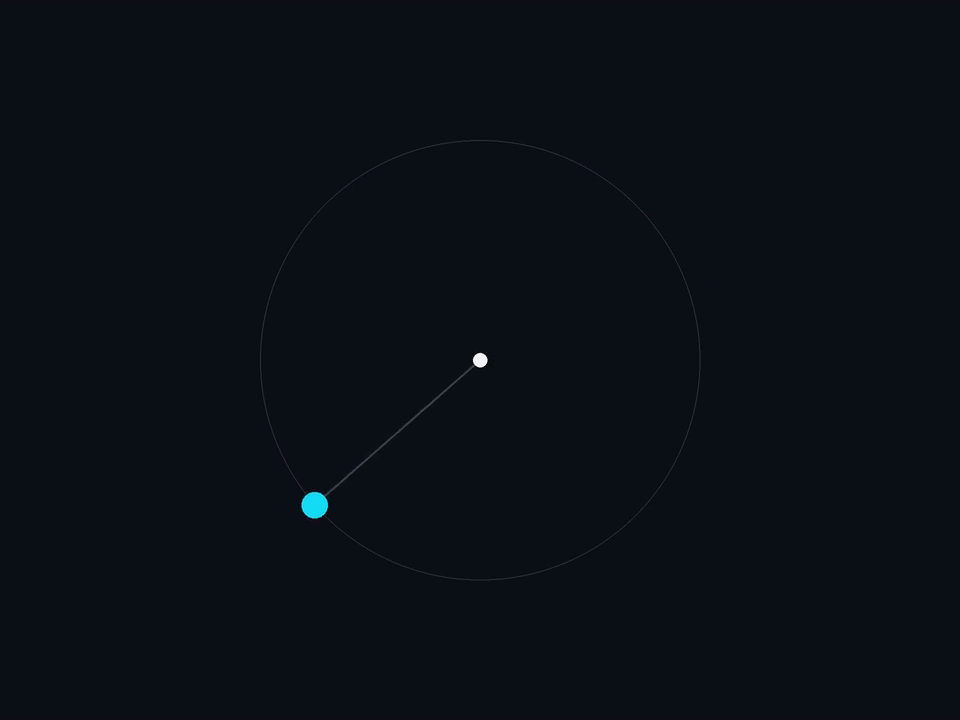
//> input picture frame 144 of Task2/resources/task_2.mp4, 960 x 720 px
$ ./Task2   (built with g++ and OpenCV 4)
//> lines starting //> are read from the running program, lines starting //| are printed output that depends on the picture; after the words box and inside, x2 and y2 are one past the last pixel; in counts of white or black regions, pixels touching at a corner belong together
#include <opencv2/opencv.hpp>
#include <iostream>
#include <vector>
#include <fstream>
#include <cmath>

using namespace cv;
using namespace std;

int main(){
    VideoCapture cap("resources/task_2.mp4");
    if(!cap.isOpened()){
        cout << "无法打开视频！" << endl;
        return -1;
    }

    //视频参数
    double fps = 60.0;
    int width = 960;
    int height = 720;
    int total = 1440;
    double cx =480.0;
    double cy = 360.0;
    double radius = 220.0;

    Mat frame;
    int frame_count = 0;

    // 创建视频写入对象
    VideoWriter writer("result/task2_fit/tracking_overlay.mp4",
                        VideoWriter::fourcc('m', 'p', '4', 'v'),
                        fps, Size(width, height));
    if (!writer.isOpened()) {
        cout << "无法创建输出视频！" << endl;
        return -1;
    }

    vector<double> angles;
    vector<double> frame_ids;
    double prev_angle = 0.0;

    while (cap.read(frame)) {
//> frame is the input picture: 720 rows x 960 cols, CV_8UC3; mean B, G, R 21.3, 15.3, 10.2
        // ========== 青色小球识别 ==========
        // 1. 转 HSV
        Mat hsv;
        cvtColor(frame, hsv, COLOR_BGR2HSV);
//> hsv: 720 rows x 960 cols, CV_8UC3; mean H, S, V 106.1, 133.7, 21.3

        // 2. 青色掩膜（范围先按这个试）
        Mat mask;
        inRange(hsv, Scalar(85, 100, 100), Scalar(115, 255, 255), mask);
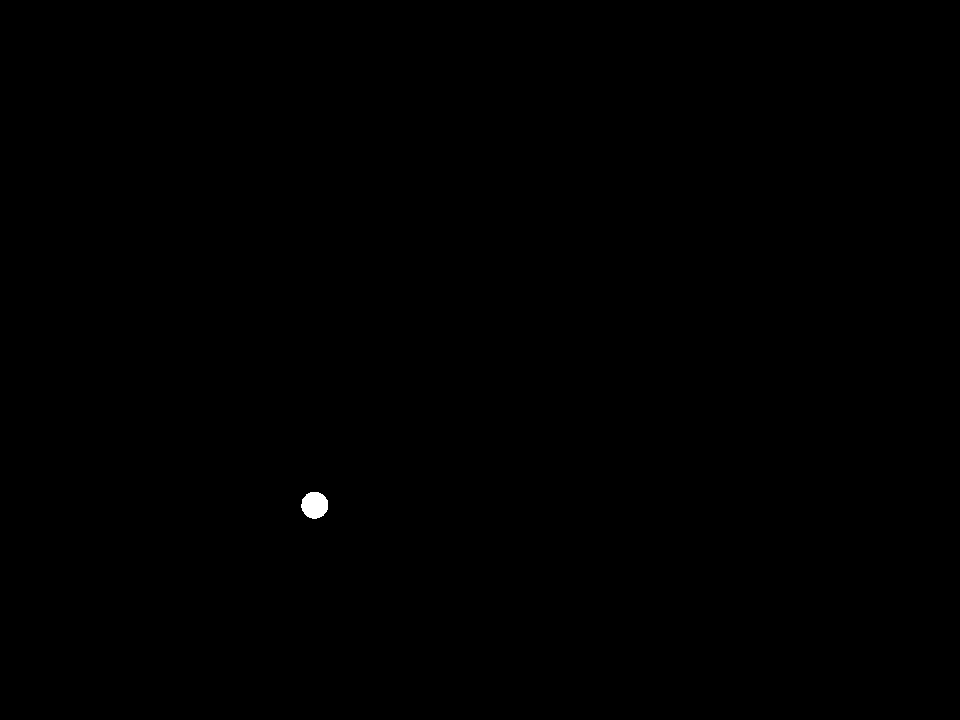
//> mask: 720 rows x 960 cols, CV_8UC1; 0.08% white; 1 white region, box (x1, y1, x2, y2) and area: (301, 492, 328, 519) 571

        // 3. 形态学去噪
        Mat kernel = getStructuringElement(MORPH_RECT, Size(5, 5));
        morphologyEx(mask, mask, MORPH_OPEN, kernel);
//> mask: 720 rows x 960 cols, CV_8UC1; 0.08% white; 1 white region
        morphologyEx(mask, mask, MORPH_CLOSE, kernel);

        // 4. 找轮廓
        vector<vector<Point>> contours;
        findContours(mask.clone(), contours, RETR_EXTERNAL, CHAIN_APPROX_SIMPLE);
//> contours = 1 contour; box (x1, y1, x2, y2) and area: (302, 492, 328, 519) 528

        // 5. 取面积最大的轮廓（青色小球）
        if (!contours.empty()) {
            int max_idx = 0;
            double max_area = 0;
            for (size_t i = 0; i < contours.size(); i++) {
                double area = contourArea(contours[i]);
                if (area > max_area) {
                max_area = area;
                max_idx = (int)i;
                }
            }
//> this loop made 1 pass
//> (area, max_area) on pass 1: (528.5, 528.5)
//> after the loop, max_area = 528.5; max_idx = 0

            // 6. 用矩算重心
            Moments m = moments(contours[max_idx]);
//> m = moments, m00 528.5, centre m10/m00, m01/m00 = (314.3, 504.8)
            if (m.m00 > 0) {
                double x = m.m10 / m.m00;
//> x = 314.3
                double y = m.m01 / m.m00;
//> y = 504.8

                // 7. 画标记
                circle(frame, Point((int)x, (int)y), 5, Scalar(0, 0, 255), -1);      // 小球
//> frame: 720 rows x 960 cols, CV_8UC3; 81 pixels changed, all inside (x1, y1, x2, y2) = (309, 499, 320, 510)
                circle(frame, Point((int)cx, (int)cy), 4, Scalar(255, 255, 255), -1); // 旋转中心
//> frame: 720 rows x 960 cols, CV_8UC3; mean B, G, R 21.3, 15.3, 10.2
                circle(frame, Point((int)cx, (int)cy), (int)radius, Scalar(255, 255, 255), 1); // 轨迹圆
                line(frame, Point((int)cx, (int)cy), Point((int)x, (int)y), Scalar(0, 255, 0), 2);

                // 8. 终端打印坐标
                cout << "Frame " << frame_count << " 中心: (" << x << ", " << y << ")" << endl;
//| Frame 0 中心: (314.34, 504.766)

                // 9. 计算角度
                double angle = atan2(cy - y, x - cx);
//> angle = -2.42

                // 10.角度展开
                if (frame_count > 0) {
                    double diff = angle - prev_angle;
                    if (diff > M_PI) {
                        angle -= 2 * M_PI;
                    }
                    if (diff < -M_PI) {
                        angle += 2 * M_PI;
                    }
                    prev_angle = angle;
                }
                // 11.保存
                angles.push_back(angle);
//> angles = [-2.42]
                frame_ids.push_back(frame_count);

                // 12. 在画面上显示角度
                putText(frame, "Angle: " + to_string(angle), Point(50, 50), FONT_HERSHEY_SIMPLEX, 1, Scalar(0, 255, 255), 2);
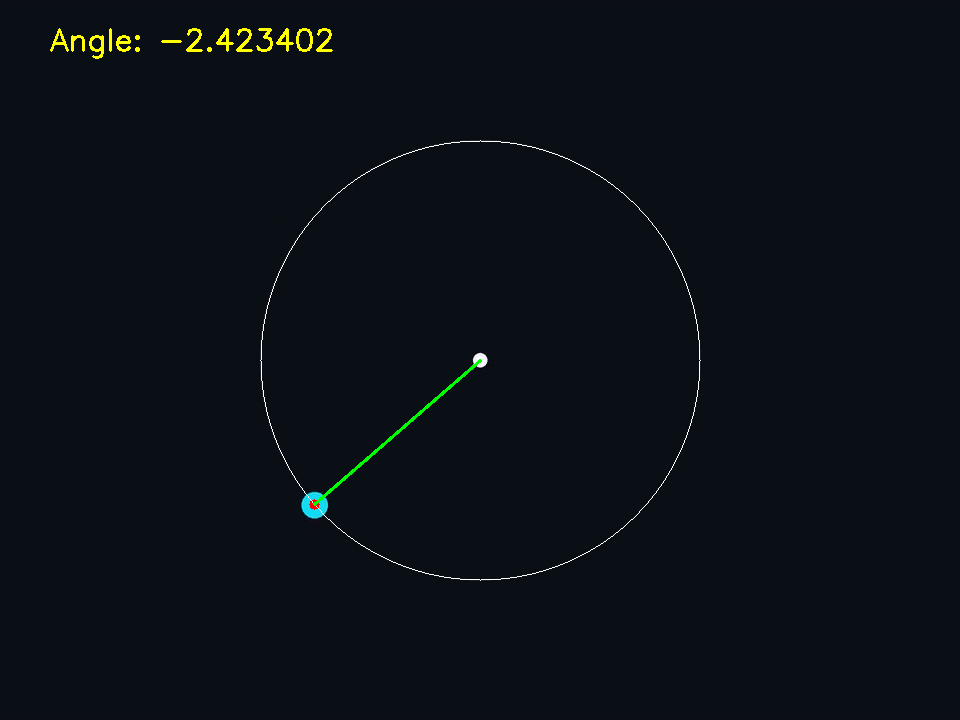
//> frame: 720 rows x 960 cols, CV_8UC3; mean B, G, R 21.5, 16.5, 11.2

            }
        }


        // ========== 显示 ==========
        imshow("Mask", mask);
        imshow("Tracking", frame);
        writer.write(frame);
        char key = waitKey(1);
//> the Esc key is pressed
        if(key == 27){
            break;
        }
        frame_count++;
    }

    // 保存角度到 CSV
    ofstream out("result/angles.csv");
    out << "frame,angle\n";
    for (size_t i = 0; i < angles.size(); i++) {
        out << frame_ids[i] << "," << angles[i] << "\n";
    }
//> this loop made 1 pass
    out.close();
    writer.release();
    cout << "角度已保存到 result/angles.csv" << endl;


    return 0;
}

$ run again, starting later in the video
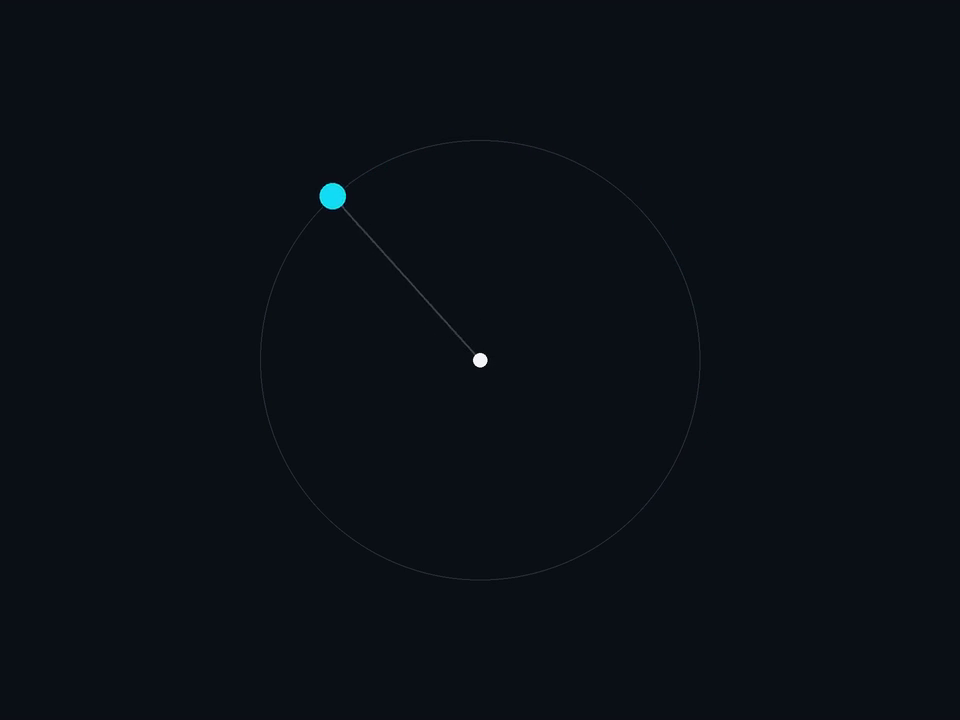
//> input picture frame 648 of Task2/resources/task_2.mp4, 960 x 720 px
//> frame is the input picture: 720 rows x 960 cols, CV_8UC3; mean B, G, R 21.3, 15.3, 10.2
//> hsv: 720 rows x 960 cols, CV_8UC3; mean H, S, V 106.1, 133.7, 21.3
//> contours = 1 contour; box (x1, y1, x2, y2) and area: (320, 183, 346, 210) 529
//> the loop `for (size_t i = 0; i < contours.size(); i++)` made 1 pass
//> (area, max_area) on pass 1: (529, 529)
//> after the loop `for (size_t i = 0; i < contours.size(); i++)`: max_area = 529; max_idx = 0
//> m = moments, m00 529, centre m10/m00, m01/m00 = (332.3, 195.9)
//> x = 332.3
//> y = 195.9
//| Frame 0 中心: (332.335, 195.863)
//> angle = 2.3
//> angles = [2.3]
//> `putText(frame, "Angle: " + to_string(angle), Point(50, 50), FONT_HERSH..`:
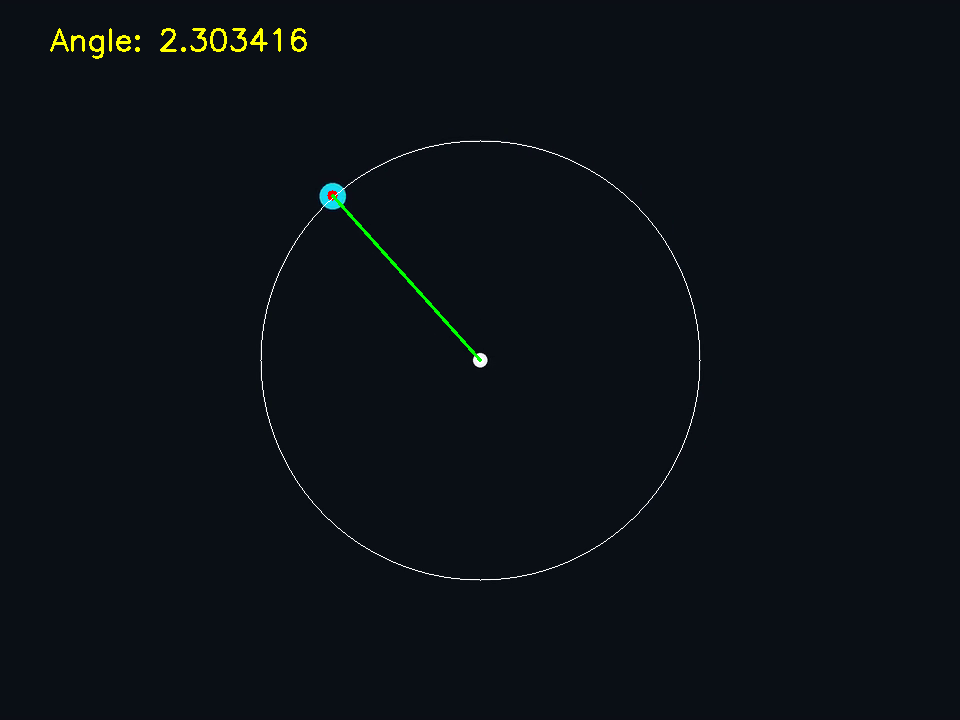
//> frame: 720 rows x 960 cols, CV_8UC3; mean B, G, R 21.6, 16.5, 11.2
//> the loop `for (size_t i = 0; i < angles.size(); i++)` made 1 pass

$ run again, starting later in the video
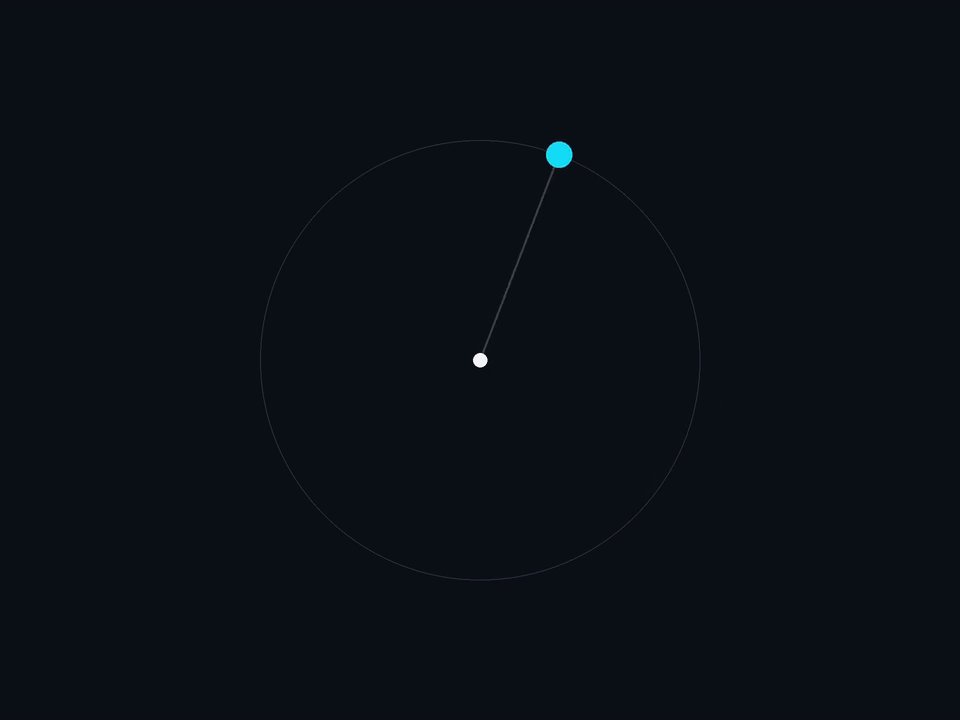
//> input picture frame 1152 of Task2/resources/task_2.mp4, 960 x 720 px
//> frame is the input picture: 720 rows x 960 cols, CV_8UC3; mean B, G, R 21.3, 15.3, 10.2
//> hsv: 720 rows x 960 cols, CV_8UC3; mean H, S, V 106.1, 133.7, 21.3
//> contours = 1 contour; box (x1, y1, x2, y2) and area: (546, 141, 572, 168) 526
//> the loop `for (size_t i = 0; i < contours.size(); i++)` made 1 pass
//> (area, max_area) on pass 1: (526.5, 526.5)
//> after the loop `for (size_t i = 0; i < contours.size(); i++)`: max_area = 526.5; max_idx = 0
//> m = moments, m00 526.5, centre m10/m00, m01/m00 = (558.7, 154.2)
//> x = 558.7
//> y = 154.2
//| Frame 0 中心: (558.669, 154.231)
//> angle = 1.21
//> angles = [1.21]
//> `putText(frame, "Angle: " + to_string(angle), Point(50, 50), FONT_HERSH..`:
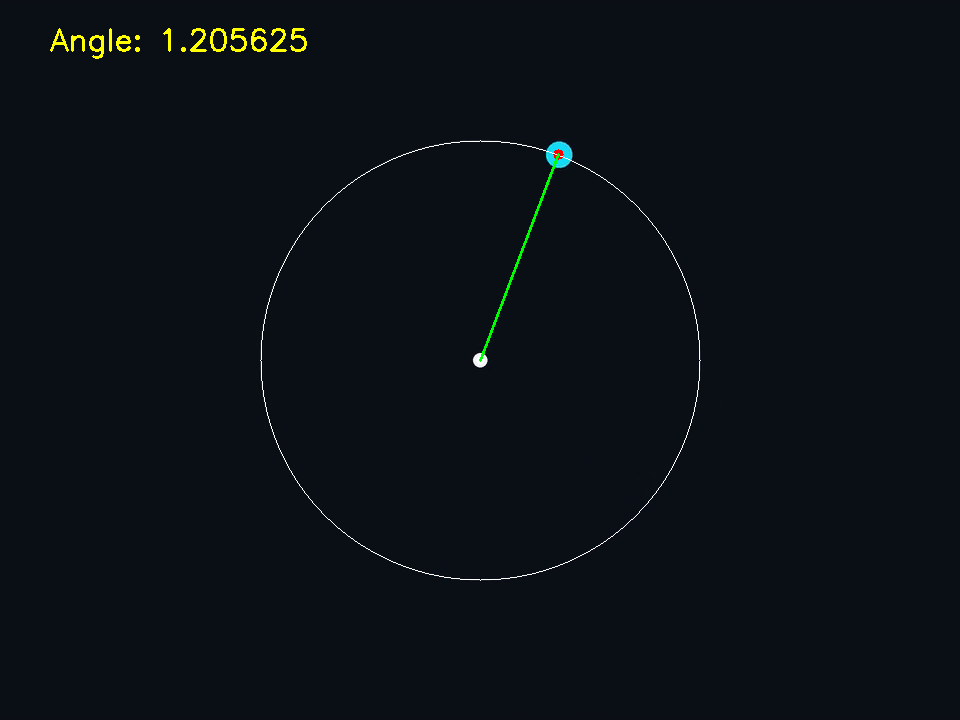
//> frame: 720 rows x 960 cols, CV_8UC3; mean B, G, R 21.6, 16.5, 11.2
//> the loop `for (size_t i = 0; i < angles.size(); i++)` made 1 pass
